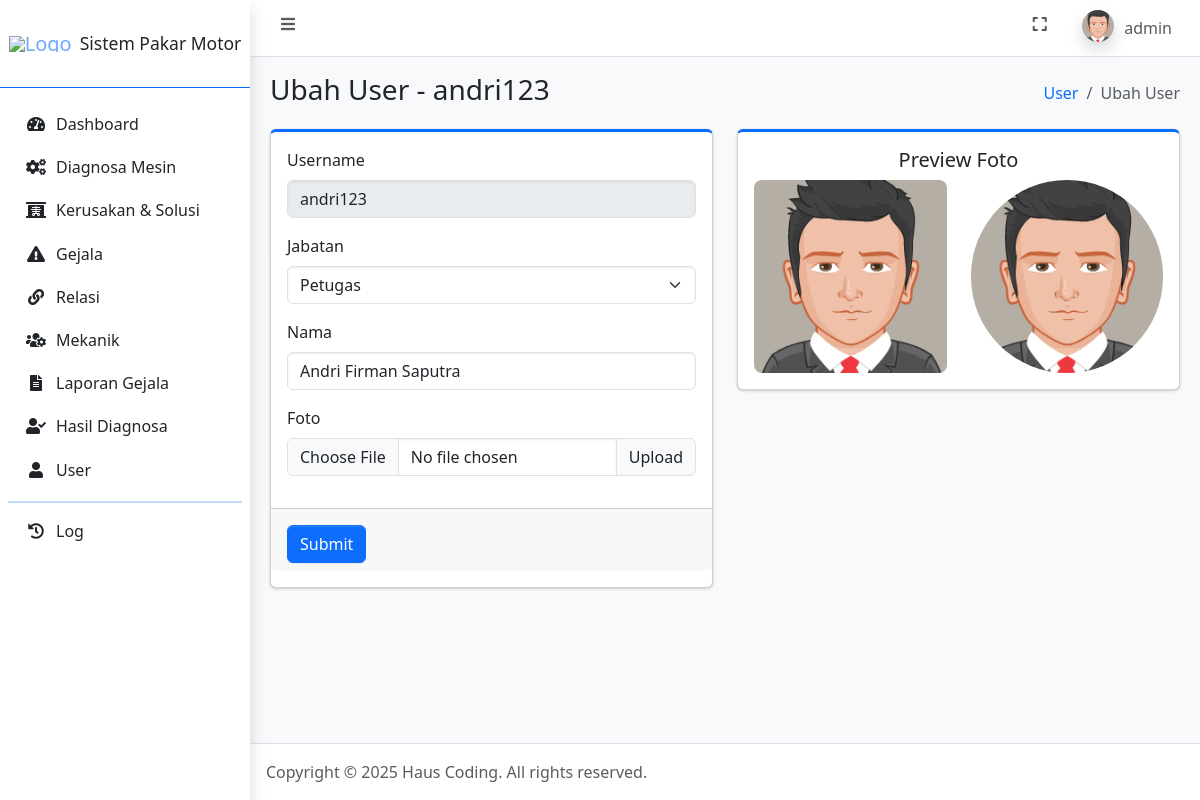
/ubah_user.php?id_user=3 (signed in), run on an earlier commit of the app's database.
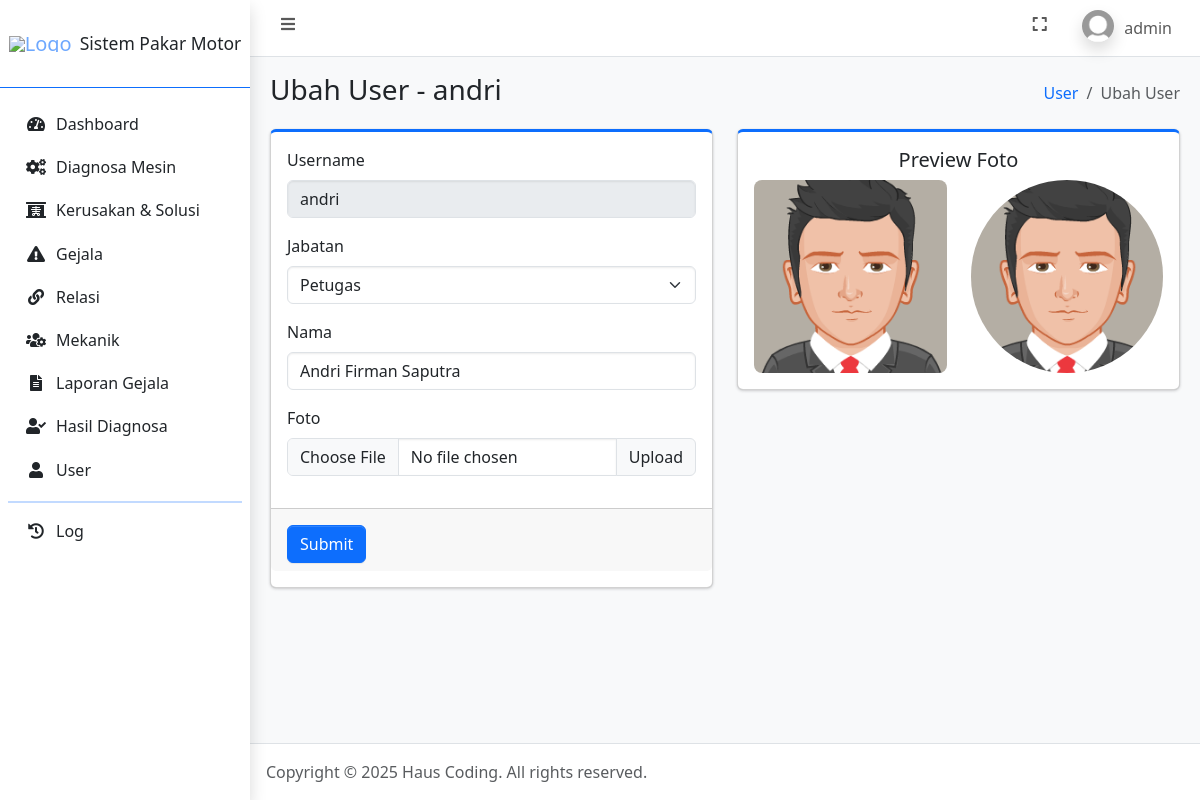
And on a later commit of the database.
### tables this page shows
CREATE TABLE `user` (
  `id_user` int(11) NOT NULL,
  `username` varchar(100) NOT NULL,
  `password` varchar(255) NOT NULL,
  `jabatan` enum('admin','pelanggan') NOT NULL,
  `nama` varchar(100) NOT NULL,
  `jenis_kelamin` enum('laki-laki','perempuan') NOT NULL,
  `tanggal_lahir` date NOT NULL,
  `alamat` text NOT NULL,
  `foto` text NOT NULL,
  `dibuat_pada` timestamp NOT NULL DEFAULT current_timestamp()
);

### connection.php (called while the page is built, shortened)
<?php
	$host = 'localhost';
	$user = 'root';
	$pass = '';
	$database = 'sistem_pakar_motor';
	$conn = mysqli_connect($host, $user, $pass, $database);
    if (isset($_SESSION['id_user'])) {
    	$id_user = $_SESSION['id_user'];
		$dataUser = mysqli_fetch_assoc(mysqli_query($conn, "SELECT * FROM user WHERE id_user = $id_user"));
	}
?>

### ubah_user.php (the view, shortened to what the changed rows need)
<?php
    require_once 'connection.php';
    $id_user = $_GET['id_user'];
    $data_user = mysqli_fetch_assoc(mysqli_query($conn, "SELECT * FROM user WHERE id_user = '$id_user'"));
?>
<!DOCTYPE html>
<html lang="en">
<head>
    <?php include_once 'include/head.php'; ?>
</head>
<body class="layout-fixed sidebar-expand-lg bg-body-tertiary">
    <div class="app-wrapper">
        <?php include_once 'include/navbar.php'; ?>
        <main class="app-main">
            <div class="app-content-header">
                <div class="container-fluid">
                    <div class="row">
                        <div class="col-sm-6">
                            <h3 class="mb-0">Ubah User - <?= $data_user['username']; ?></h3>
                        </div>
                    </div>
                </div>
            </div>
            <div class="app-content">
                <div class="container-fluid">
                    <div class="row">
                        <div class="col-6">
                            <div class="card card-primary card-outline mb-4">
                                <form method="post" enctype="multipart/form-data">
                                    <div class="card-body">
                                        <div class="mb-3">
                                            <label for="username" class="form-label">Username</label>
                                            <input type="text" disabled style="cursor: not-allowed;"  class="form-control" id="username" name="username" value="<?= $data_user['username']; ?>">
                                        </div>
                                        <div class="mb-3">
                                            <label for="jabatan" class="form-label">Jabatan</label>
                                            <select class="form-select" id="jabatan" name="jabatan">
                                                <?php if ($data_user['jabatan'] == 'admin'): ?>
                                                    <option value="admin"><?= ucwords('admin'); ?></option>
                                                    <option value="petugas"><?= ucwords('petugas'); ?></option>
                                                <?php else: ?>
                                                    <option value="petugas"><?= ucwords('petugas'); ?></option>
                                                <?php endif ?>
                                            </select>
                                        </div>
                                        <div class="mb-3">
                                            <label for="nama" class="form-label">Nama</label>
                                            <input type="text" class="form-control" id="nama" name="nama" value="<?= $data_user['nama']; ?>" required>
                                        </div>
                                    </div>
                                </form>
                            </div>
                        </div>
                        <div class="col-6">
                            <div class="card card-primary card-outline mb-4">
                                <div class="card-body text-center">
                                    <div class="row justify-content-between">
                                        <div class="col">
                                            <img id="preview-img" class="img-fluid rounded-3" src="assets/img/profiles/<?= $data_user['foto']; ?>" alt="<?= $data_user['foto']; ?>">
                                        </div>
                                        <div class="col">
                                            <img id="preview-img-circle" class="img-fluid rounded-circle" src="assets/img/profiles/<?= $data_user['foto']; ?>" alt="<?= $data_user['foto']; ?>">
                                        </div>
                                    </div>
                                </div>
                            </div>
                        </div>
                    </div>
                </div>
            </div>
        </main>
    </div>
</body>
</html>

### include/navbar.php (shortened to what the changed rows need)
<nav class="app-header navbar navbar-expand bg-body">
    <div class="container-fluid">
        <ul class="navbar-nav ms-auto">
            <li class="nav-item dropdown user-menu">
                <a href="#" class="nav-link dropdown-toggle" data-bs-toggle="dropdown" aria-expanded="false">
                    <img src="assets/img/profiles/<?= $dataUser['foto']; ?>" class="user-image rounded-circle shadow" alt="User Image">
                    <span class="d-none d-md-inline"><?= $dataUser['username']; ?></span>
                </a>
            </li>
        </ul>
    </div>
</nav>

What changed in the data, as far as the page shows it:
changed user "admin": foto: a different picture
changed user "Petugas": username "andri123" → "andri"
